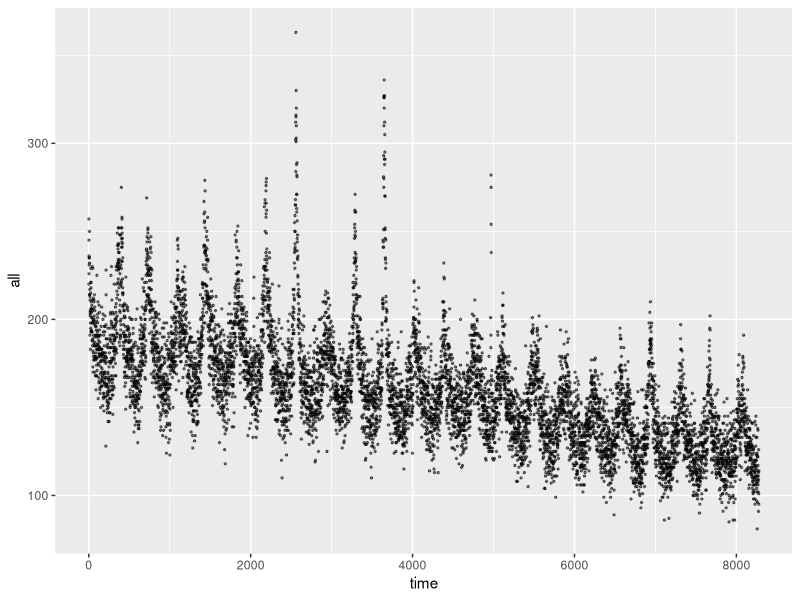
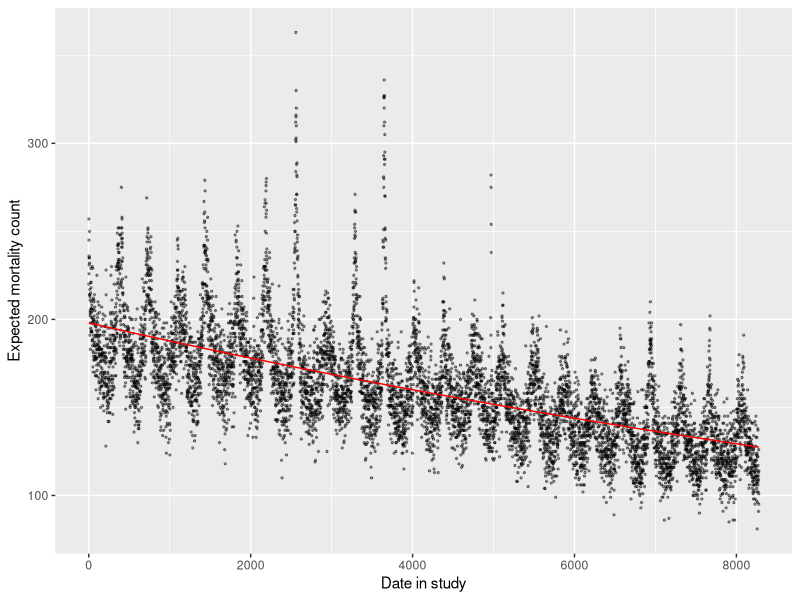
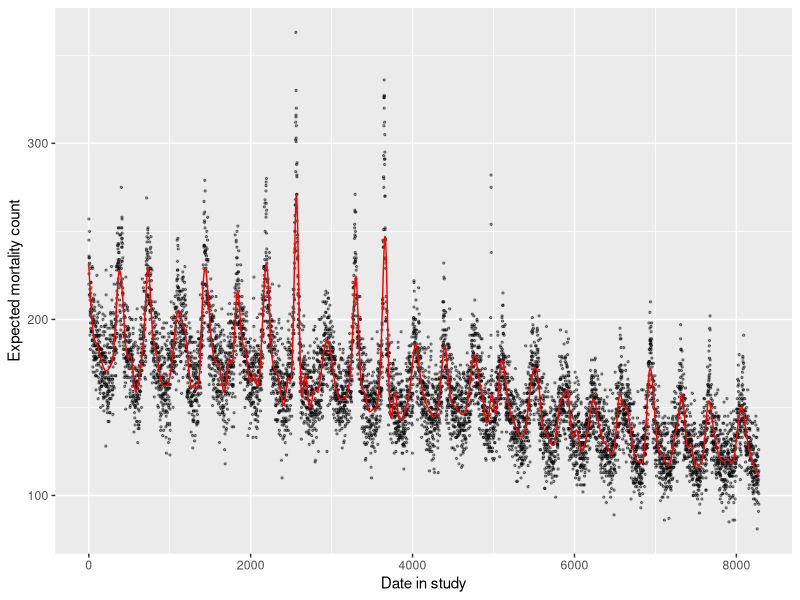
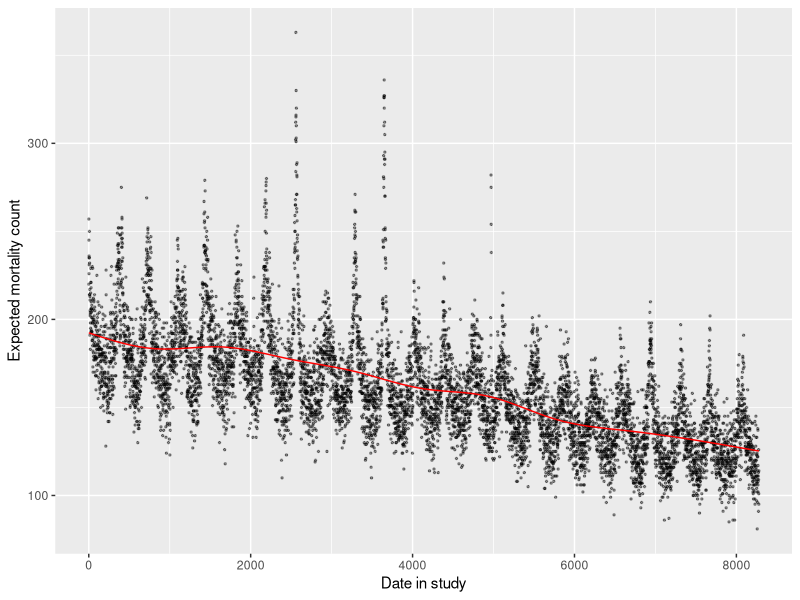
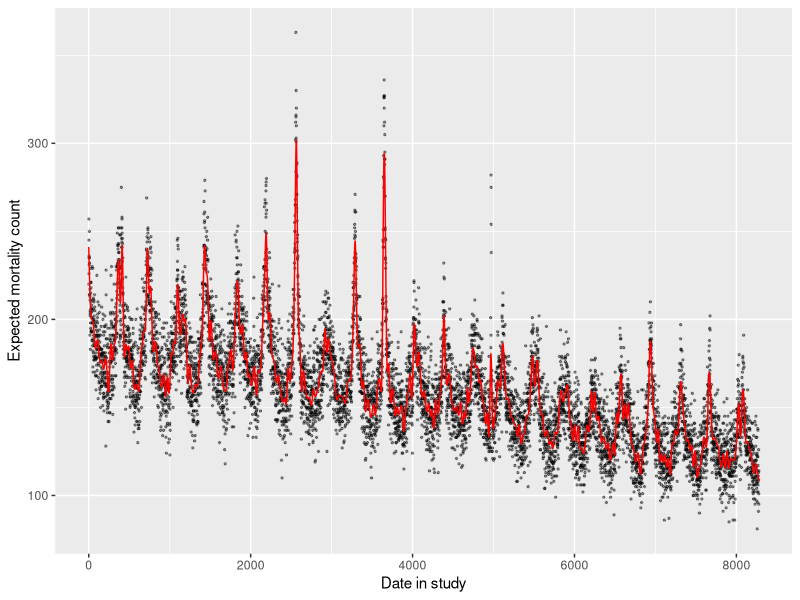

Generate these figures, in order, with R:
## ---- chunk 1
# Load some packages that will likely be useful
library(tidyverse)
library(viridis)
library(lubridate)
library(broom)

# Load and clean the data
obs <- read_csv("data/lndn_obs.csv") %>% 
  mutate(dow = wday(date, label = TRUE))
## ---- chunk 2
class(obs$date)
## ---- chunk 3
obs$date[1]
as.numeric(obs$date[1]) 
## ---- chunk 4
obs$date[2]
as.numeric(obs$date[2])
## ---- chunk 5
obs <- obs %>% 
  mutate(time = as.numeric(date) - first(as.numeric(date)))

obs %>% 
  select(date, time)
## ---- chunk 6
ggplot(obs, 
       aes(x = time, y = all)) +
  geom_point(size = 0.5, alpha = 0.5)
## ---- chunk 7
mod_time <- glm(all ~ time, 
                data = obs, family = "quasipoisson")
## ---- chunk 8
mod_time %>% 
  augment() %>% 
  ggplot(aes(x = time)) + 
  geom_point(aes(y = all), alpha = 0.4, size = 0.5) + 
  geom_line(aes(y = exp(.fitted)), color = "red") + 
  labs(x = "Date in study", y = "Expected mortality count") 
## ---- chunk 9
library(splines)
mod_time_nonlin <- glm(all ~ ns(time, df = 158), 
                       data = obs, family = "quasipoisson")
## ---- chunk 10
mod_time_nonlin %>% 
  augment() %>% 
  mutate(time = obs$time) %>% 
  ggplot(aes(x = time)) + 
  geom_point(aes(y = all), alpha = 0.4, size = 0.5) + 
  geom_line(aes(y = exp(.fitted)), color = "red") + 
  labs(x = "Date in study", y = "Expected mortality count") 
## ---- chunk 11
# A model with many less d.f. for the time spline
mod_time_nonlin_lowdf <- glm(all ~ ns(time, df = 10), 
                             data = obs, family = "quasipoisson")
mod_time_nonlin_lowdf %>% 
  augment() %>% 
  mutate(time = obs$time) %>% 
  ggplot(aes(x = time)) + 
  geom_point(aes(y = all), alpha = 0.4, size = 0.5) + 
  geom_line(aes(y = exp(.fitted)), color = "red") + 
  labs(x = "Date in study", y = "Expected mortality count") 
## ---- chunk 12
# A model with many more d.f. for the time spline
# (Takes a little while to run)
mod_time_nonlin_highdf <- glm(all ~ ns(time, df = 400), 
                             data = obs, family = "quasipoisson")
mod_time_nonlin_highdf %>% 
  augment() %>% 
  mutate(time = obs$time) %>% 
  ggplot(aes(x = time)) + 
  geom_point(aes(y = all), alpha = 0.4, size = 0.5) + 
  geom_line(aes(y = exp(.fitted)), color = "red") + 
  labs(x = "Date in study", y = "Expected mortality count") 
## ---- chunk 13
mod_time_nonlin_lowdf %>% 
  tidy()
## ---- chunk 14
mod_ctrl_dow <- glm(all ~ tmean + factor(dow, ordered = FALSE), 
                    data = obs, family = "quasipoisson")
## ---- chunk 15
mod_ctrl_dow_time <- glm(all ~ tmean + factor(dow, ordered = FALSE) +
                           ns(time, df = 158), 
                         data = obs, family = "quasipoisson")
## ---- chunk 16
mod_ctrl_dow %>% 
  tidy() %>% 
  filter(term == "tmean")
## ---- chunk 17
mod_ctrl_dow_time %>% 
  tidy() %>% 
  filter(term == "tmean")
